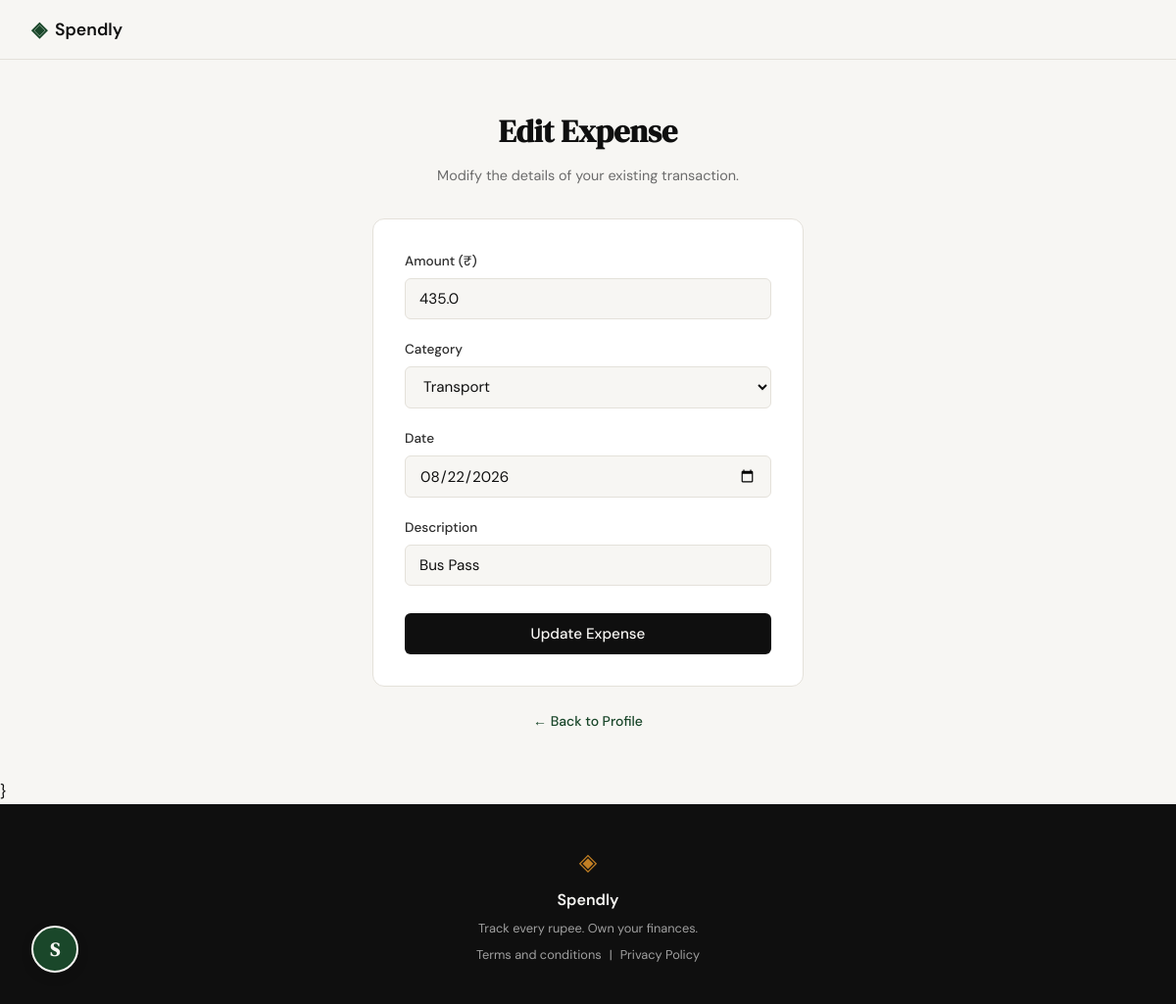
The app's page /expenses/110/edit (signed in) with its own data.
### tables this page shows
CREATE TABLE expenses (
                id INTEGER PRIMARY KEY AUTOINCREMENT,
                user_id INTEGER NOT NULL,
                amount REAL NOT NULL,
                category TEXT NOT NULL,
                date TEXT NOT NULL,
                description TEXT,
                created_at TEXT DEFAULT (datetime('now')),
                FOREIGN KEY (user_id) REFERENCES users (id) ON DELETE CASCADE
            );

CREATE TABLE users (
                id INTEGER PRIMARY KEY AUTOINCREMENT,
                name TEXT NOT NULL,
                email TEXT UNIQUE NOT NULL,
                password_hash TEXT NOT NULL,
                created_at TEXT DEFAULT (datetime('now'))
            );

### app.py (the view, shortened to what this page needs)
@app.route("/expenses/<int:id>/edit", methods=["GET", "POST"])
def edit_expense(id):
    if not session.get("user_id"):
        return redirect(url_for("login"))
    user_id = session["user_id"]
    from database.db import get_db
    with get_db() as conn:
        expense = conn.execute(
            'SELECT * FROM expenses WHERE id = ? AND user_id = ?',
            (id, user_id)
        ).fetchone()
    if not expense:
        flash("Expense not found or access denied.")
        return redirect(url_for("profile"))
    return render_template("edit_expense.html", expense=expense)

### app.py (called while the page is built)
@app.context_processor
def inject_user():
    user_id = session.get("user_id")
    if user_id:
        user = get_user_by_id(user_id)
        return dict(current_user=user)
    return dict(current_user=None)

### database/db.py (called while the page is built)
def get_db():
    conn = sqlite3.connect(DATABASE_PATH)
    conn.row_factory = sqlite3.Row
    conn.execute('PRAGMA foreign_keys = ON')
    return conn

def get_user_by_id(user_id):
    with get_db() as conn:
        return conn.execute('SELECT * FROM users WHERE id = ?', (user_id,)).fetchone()

### templates/edit_expense.html (shortened to what this page needs)
{% extends "base.html" %}
{% block content %}
<div class="auth-section">
    <div class="auth-container">
        <div class="auth-header">
            <h1 class="auth-title">Edit Expense</h1>
            <p class="auth-subtitle">Modify the details of your existing transaction.</p>
        </div>
        <div class="auth-card">
            <form method="POST" action="{{ url_for('edit_expense', id=expense['id']) }}">
                <div class="form-group">
                    <label for="amount">Amount (₹)</label>
                    <input type="number" step="0.01" name="amount" id="amount" class="form-input"
                           value="{{ expense['amount'] }}" required>
                </div>
                <div class="form-group">
                    <label for="category">Category</label>
                    <select name="category" id="category" class="form-input" required>
                        <option value="Transport" {% if expense['category'] == 'Transport' %}selected{% endif %}>Transport</option>
                    </select>
                </div>
                <div class="form-group">
                    <label for="date">Date</label>
                    <input type="date" name="date" id="date" class="form-input"
                           value="{{ expense['date'] }}" required>
                </div>
                <div class="form-group">
                    <label for="description">Description</label>
                    <input type="text" name="description" id="description" class="form-input"
                           value="{{ expense['description'] or '' }}" placeholder="e.g. Weekly groceries">
                </div>
                <button type="submit" class="btn-submit">Update Expense</button>
            </form>
        </div>
        <div class="auth-switch">
            <a href="{{ url_for('profile') }}">← Back to Profile</a>
        </div>
        </div>
    </div>
}
{% endblock %}

### templates/base.html (shortened to what this page needs)
<!DOCTYPE html>
<html lang="en">
<head>
    <link rel="stylesheet" href="{{ url_for('static', filename='css/style.css') }}">
</head>
<body>
    <nav class="navbar">
        <div class="nav-inner">
            <a href="{{ url_for('landing') }}" class="nav-brand">
                <span class="brand-icon">◈</span>
                <span class="brand-name">Spendly</span>
            </a>
        </div>
    </nav>
    <main class="main-content">
        {% block content %}{% endblock %}
    </main>
    <footer class="footer">
        <div class="footer-inner">
            <span class="brand-icon">◈</span>
            <span class="footer-name">Spendly</span>
            <p class="footer-copy">Track every rupee. Own your finances.</p>
            <div class="footer-links">
                <a href="{{ url_for('terms') }}">Terms and conditions</a>
                <span class="footer-separator">|</span>
                <a href="{{ url_for('privacy') }}">Privacy Policy</a>
            </div>
        </div>
    </footer>
    {% if current_user %}
    <a href="{{ url_for('profile') }}" class="user-avatar">
        {{ current_user['name'][0] | upper }}
    </a>
    {% endif %}
</body>
</html>

### static/css/style.css (style rules this page uses)
:root { --ink: #0f0f0f; --ink-soft: #2d2d2d; --ink-muted: #6b6b6b; --ink-faint: #a0a0a0; --paper: #f7f6f3; --paper-warm: #f0ede6; --paper-card: #ffffff; --accent: #1a472a; --accent-light: #e8f0eb; --accent-2: #c17f24; --accent-2-light: #fdf3e3; --danger: #c0392b; --danger-light: #fdecea; --border: #e4e1da; --border-soft: #eeebe4; --status-success: #2e7d32; --status-success-bg: #e8f5e9; --status-error: #c0392b; --status-error-bg: #fdecea; --status-error-border: #f5c6c2; --shadow-sm: 0 2px 4px rgba(0,0,0,0.05); --shadow-md: 0 4px 12px rgba(0,0,0,0.08); --shadow-lg: 0 12px 24px rgba(0,0,0,0.08); --font-display: 'DM Serif Display', Georgia, serif; --font-body: 'DM Sans', system-ui, sans-serif; --max-width: 1200px; --auth-width: 440px; --radius-sm: 6px; --radius-md: 12px; --radius-lg: 20px; }
*, *::before, *::after { box-sizing: border-box; margin: 0; padding: 0; }
html { font-size: 16px; scroll-behavior: smooth; }
body { background: var(--paper); color: var(--ink); font-family: var(--font-body); font-size: 1rem; line-height: 1.6; -webkit-font-smoothing: antialiased; }
a { color: inherit; text-decoration: none; }
.navbar { position: sticky; top: 0; z-index: 100; background: var(--paper); border-bottom: 1px solid var(--border); padding: 0 2rem; }
.nav-inner { max-width: var(--max-width); margin: 0 auto; height: 60px; display: flex; align-items: center; justify-content: space-between; }
.nav-brand { display: flex; align-items: center; gap: 0.5rem; font-family: var(--font-body); font-weight: 600; font-size: 1.1rem; color: var(--ink); }
.brand-icon { color: var(--accent); font-size: 1.3rem; }
.brand-name { color: var(--ink); }
.main-content { min-height: calc(100vh - 60px - 100px); }
.auth-section { min-height: calc(100vh - 60px - 100px); display: flex; align-items: center; justify-content: center; padding: 3rem 2rem; }
.auth-container { width: 100%; max-width: var(--auth-width); }
.auth-header { text-align: center; margin-bottom: 2rem; }
.auth-title { font-family: var(--font-display); font-size: 2rem; color: var(--ink); margin-bottom: 0.5rem; }
.auth-subtitle { font-size: 0.9rem; color: var(--ink-muted); }
.auth-card { background: var(--paper-card); border: 1px solid var(--border); border-radius: var(--radius-md); padding: 2rem; margin-bottom: 1.5rem; }
.form-group { margin-bottom: 1.25rem; }
.form-group label { display: block; font-size: 0.85rem; font-weight: 500; color: var(--ink-soft); margin-bottom: 0.4rem; }
.form-input { width: 100%; padding: 0.6rem 0.875rem; border: 1px solid var(--border); border-radius: var(--radius-sm); font-family: var(--font-body); font-size: 0.95rem; color: var(--ink); background: var(--paper); outline: none; transition: border-color 0.2s; }
.form-input::placeholder { color: var(--ink-faint); }
.btn-submit { width: 100%; padding: 0.7rem; background: var(--ink); color: var(--paper); border: none; border-radius: var(--radius-sm); font-family: var(--font-body); font-size: 0.95rem; font-weight: 500; cursor: pointer; transition: all 0.2s; margin-top: 0.5rem; }
.auth-switch { text-align: center; font-size: 0.875rem; color: var(--ink-muted); }
.auth-switch a { color: var(--accent); font-weight: 500; }
.user-avatar { position: fixed; bottom: 2rem; left: 2rem; width: 48px; height: 48px; background: var(--accent); color: var(--paper); border-radius: 50%; display: flex; align-items: center; justify-content: center; font-family: var(--font-display); font-weight: 600; font-size: 1.2rem; cursor: pointer; box-shadow: 0 4px 12px rgba(0,0,0,0.15); transition: transform 0.2s, background 0.2s; z-index: 1000; border: 2px solid var(--paper); }
.footer { background: var(--ink); color: var(--paper); padding: 2.5rem 2rem; text-align: center; }
.footer-inner { display: flex; flex-direction: column; align-items: center; gap: 0.4rem; }
.footer .brand-icon { color: var(--accent-2); font-size: 1.5rem; }
.footer-name { font-weight: 600; font-size: 1rem; }
.footer-copy { font-size: 0.8rem; color: var(--ink-faint); }
.footer-links { display: flex; align-items: center; gap: 0.5rem; font-size: 0.8rem; color: var(--ink-faint); }
.footer-links a { transition: color 0.2s; }
.footer-separator { color: var(--ink-faint); }

### records on screen
expenses: amount "435.0", category "Transport", date "08/22/2026", description "Bus Pass"
users: name "S"
